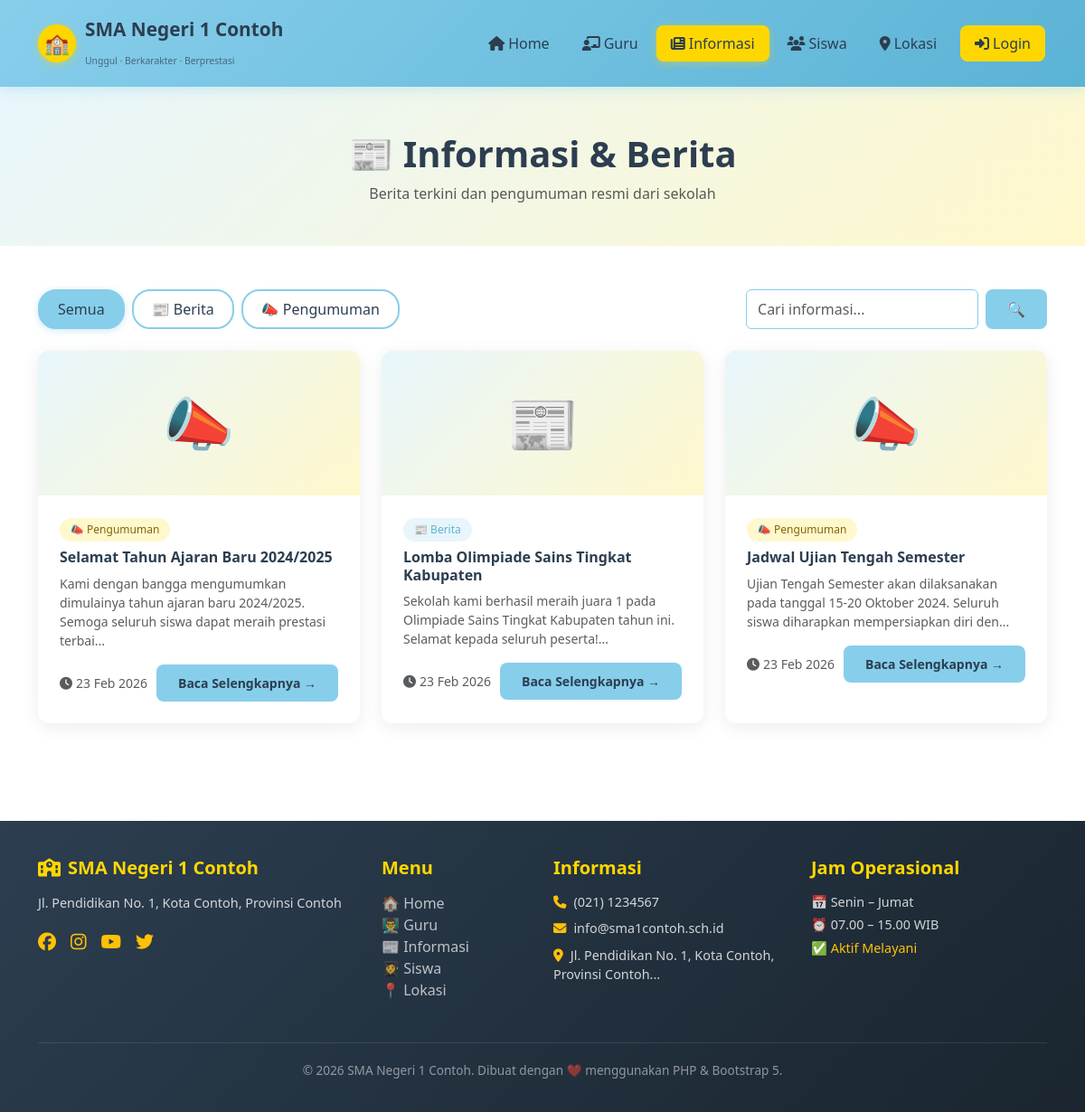
The app's page /informasi.php with its own data.
### tables this page shows
CREATE TABLE IF NOT EXISTS pengaturan (
    id INT AUTO_INCREMENT PRIMARY KEY,
    kunci VARCHAR(50) NOT NULL UNIQUE,
    nilai TEXT,
    keterangan VARCHAR(200)
);

CREATE TABLE IF NOT EXISTS informasi (
    id INT AUTO_INCREMENT PRIMARY KEY,
    judul VARCHAR(200) NOT NULL,
    konten TEXT NOT NULL,
    kategori ENUM('berita', 'pengumuman') NOT NULL DEFAULT 'berita',
    gambar VARCHAR(255) DEFAULT NULL,
    penulis VARCHAR(100) DEFAULT NULL,
    status ENUM('aktif', 'nonaktif') NOT NULL DEFAULT 'aktif',
    created_at TIMESTAMP DEFAULT CURRENT_TIMESTAMP,
    updated_at TIMESTAMP DEFAULT CURRENT_TIMESTAMP ON UPDATE CURRENT_TIMESTAMP
);

### koneksi.php (called while the page is built, shortened)
<?php
function escape($koneksi, $data) {
    return mysqli_real_escape_string($koneksi, trim($data));
}
function getSetting($koneksi, $kunci) {
    $kunci = escape($koneksi, $kunci);
    $result = mysqli_query($koneksi, "SELECT nilai FROM pengaturan WHERE kunci='$kunci'");
    if ($row = mysqli_fetch_assoc($result)) {
        return $row['nilai'];
    }
    return '';
}

### informasi.php (the view, shortened to what this page needs)
<?php
$halaman_aktif = 'informasi';
require_once 'includes/header.php';
$filter = isset($_GET['kategori']) ? escape($koneksi, $_GET['kategori']) : '';
$search = isset($_GET['search']) ? escape($koneksi, $_GET['search']) : '';
$where = "WHERE status='aktif'";
$result_info = mysqli_query($koneksi, "SELECT * FROM informasi $where ORDER BY created_at DESC");
?>
<div style="background: linear-gradient(135deg, var(--biru-light), var(--kuning-light)); padding: 50px 0 30px;">
    <div class="container text-center">
        <h1 class="fw-bold mb-2">📰 Informasi & Berita</h1>
        <p class="text-muted">Berita terkini dan pengumuman resmi dari sekolah</p>
    </div>
</div>
<section class="py-5">
    <div class="container">
        <?php if (isset($detail)): ?>
        <div class="row justify-content-center">
            <div class="col-lg-8">
                <a href="informasi.php" class="btn btn-sm btn-biru mb-4">← Kembali</a>
                <div class="tabel-wrapper p-4">
                    <span class="badge-kategori badge-<?= $detail['kategori'] ?> mb-3 d-inline-block">
                        <?= $detail['kategori'] === 'berita' ? '📰 Berita' : '📣 Pengumuman' ?>
                    </span>
                    <h2 class="fw-bold mb-3"><?= htmlspecialchars($detail['judul']) ?></h2>
                    <div class="d-flex gap-3 text-muted small mb-4 pb-3" style="border-bottom:1px solid #eee;">
                        <span><i class="fas fa-user me-1"></i><?= htmlspecialchars($detail['penulis']) ?></span>
                        <span><i class="fas fa-calendar me-1"></i><?= date('d F Y', strtotime($detail['created_at'])) ?></span>
                    </div>
                    <?php if ($detail['gambar'] && file_exists(UPLOAD_PATH . $detail['gambar'])): ?>
                    <img src="<?= UPLOAD_URL . htmlspecialchars($detail['gambar']) ?>" class="img-fluid rounded-3 mb-4 w-100" style="max-height:400px;object-fit:cover;" alt="">
                    <?php endif; ?>
                    <div style="line-height:1.9; color:var(--teks-gelap);"><?= nl2br(htmlspecialchars($detail['konten'])) ?></div>
                </div>
            </div>
        </div>
        <?php else: ?>
        <div class="d-flex flex-wrap justify-content-between align-items-center mb-4 gap-3">
            <div class="d-flex gap-2 flex-wrap">
                <a href="informasi.php" class="kelas-btn <?= !$filter ? 'active' : '' ?>">Semua</a>
                <a href="?kategori=berita" class="kelas-btn <?= $filter==='berita' ? 'active' : '' ?>">📰 Berita</a>
                <a href="?kategori=pengumuman" class="kelas-btn <?= $filter==='pengumuman' ? 'active' : '' ?>">📣 Pengumuman</a>
            </div>
            <form method="GET" class="d-flex gap-2">
                <input type="text" name="search" class="form-control" placeholder="Cari informasi..." value="<?= htmlspecialchars($search) ?>" style="border-color:var(--biru-muda);">
                <button type="submit" class="btn-biru btn">🔍</button>
            </form>
        </div>
        <div class="row g-4">
            <?php $count = 0; while ($info = mysqli_fetch_assoc($result_info)): $count++; ?>
            <div class="col-lg-4 col-md-6">
                <div class="info-card">
                    <?php if ($info['gambar'] && file_exists(UPLOAD_PATH . $info['gambar'])): ?>
                    <img src="<?= UPLOAD_URL . htmlspecialchars($info['gambar']) ?>" class="w-100" style="height:180px;object-fit:cover;" alt="">
                    <?php else: ?>
                    <div style="height:160px; background: linear-gradient(135deg, var(--biru-light), var(--kuning-light)); display:flex; align-items:center; justify-content:center; font-size:4rem;">
                        <?= $info['kategori'] === 'berita' ? '📰' : '📣' ?>
                    </div>
                    <?php endif; ?>
                    <div class="p-4">
                        <span class="badge-kategori badge-<?= $info['kategori'] ?> mb-2 d-inline-block">
                            <?= $info['kategori'] === 'berita' ? '📰 Berita' : '📣 Pengumuman' ?>
                        </span>
                        <h5 class="card-title"><?= htmlspecialchars($info['judul']) ?></h5>
                        <p class="text-muted small mb-3"><?= htmlspecialchars(substr($info['konten'], 0, 120)) ?>...</p>
                        <div class="d-flex justify-content-between align-items-center">
                            <small class="text-muted"><i class="fas fa-clock me-1"></i><?= date('d M Y', strtotime($info['created_at'])) ?></small>
                            <a href="?id=<?= $info['id'] ?>" class="btn btn-sm btn-biru">Baca Selengkapnya →</a>
                        </div>
                    </div>
                </div>
            </div>
            <?php endwhile; ?>
        </div>
        <?php endif; ?>
    </div>
</section>
<?php require_once 'includes/footer.php'; ?>

### includes/header.php (shortened to what this page needs)
<?php
require_once __DIR__ . '/../koneksi.php';
$nama_sekolah = getSetting($koneksi, 'nama_sekolah');
$halaman_aktif = $halaman_aktif ?? '';
?>
<!DOCTYPE html>
<html lang="id">
<head>
    <link rel="stylesheet" href="https://cdn.jsdelivr.net/npm/bootstrap@5.3.2/dist/css/bootstrap.min.css">
    <link rel="stylesheet" href="https://cdnjs.cloudflare.com/ajax/libs/font-awesome/6.5.0/css/all.min.css">
    <link rel="stylesheet" href="<?= BASE_URL ?>assets/css/style.css">
</head>
<body>
<nav class="navbar navbar-sekolah navbar-expand-lg sticky-top">
    <div class="container">
        <a class="navbar-brand" href="<?= BASE_URL ?>index.php">
            <div class="logo-icon">🏫</div>
            <div>
                <div><?= htmlspecialchars($nama_sekolah) ?></div>
                <small style="font-size:0.65rem;font-weight:400;color:rgba(44,62,80,0.7);">Unggul · Berkarakter · Berprestasi</small>
            </div>
        </a>
        <div class="collapse navbar-collapse" id="navMenu">
            <ul class="navbar-nav ms-auto">
                <li class="nav-item"><a class="nav-link <?= $halaman_aktif==='home'?'active':'' ?>" href="<?= BASE_URL ?>index.php"><i class="fas fa-home me-1"></i>Home</a></li>
                <li class="nav-item"><a class="nav-link <?= $halaman_aktif==='guru'?'active':'' ?>" href="<?= BASE_URL ?>guru.php"><i class="fas fa-chalkboard-teacher me-1"></i>Guru</a></li>
                <li class="nav-item"><a class="nav-link <?= $halaman_aktif==='informasi'?'active':'' ?>" href="<?= BASE_URL ?>informasi.php"><i class="fas fa-newspaper me-1"></i>Informasi</a></li>
                <li class="nav-item"><a class="nav-link <?= $halaman_aktif==='siswa'?'active':'' ?>" href="<?= BASE_URL ?>siswa.php"><i class="fas fa-users me-1"></i>Siswa</a></li>
                <li class="nav-item"><a class="nav-link <?= $halaman_aktif==='lokasi'?'active':'' ?>" href="<?= BASE_URL ?>lokasi.php"><i class="fas fa-map-marker-alt me-1"></i>Lokasi</a></li>
                <?php if (isset($_SESSION['user_id'])): ?>
                <li class="nav-item"><a class="nav-link" href="<?= BASE_URL ?>admin/dashboard.php"><i class="fas fa-cog me-1"></i>Admin</a></li>
                <?php else: ?>
                <li class="nav-item"><a class="nav-link btn-kuning ms-2 px-3" href="<?= BASE_URL ?>login.php"><i class="fas fa-sign-in-alt me-1"></i>Login</a></li>
                <?php endif; ?>
            </ul>
        </div>
    </div>
</nav>

### includes/footer.php (shortened to what this page needs)
<?php
$nama_sekolah = getSetting($koneksi, 'nama_sekolah');
$alamat = getSetting($koneksi, 'alamat');
$telp = getSetting($koneksi, 'telp');
$email_sk = getSetting($koneksi, 'email');
?>
<footer class="footer">
    <div class="container">
        <div class="row g-4">
            <div class="col-lg-4">
                <h5><i class="fas fa-school me-2"></i><?= htmlspecialchars($nama_sekolah) ?></h5>
                <p style="font-size:0.9rem;line-height:1.7;"><?= htmlspecialchars($alamat) ?></p>
                <div class="d-flex gap-3 mt-3">
                    <a href="#" class="text-warning fs-5"><i class="fab fa-facebook"></i></a>
                    <a href="#" class="text-warning fs-5"><i class="fab fa-instagram"></i></a>
                    <a href="#" class="text-warning fs-5"><i class="fab fa-youtube"></i></a>
                    <a href="#" class="text-warning fs-5"><i class="fab fa-twitter"></i></a>
                </div>
            </div>
            <div class="col-lg-2 col-sm-6">
                <h5>Menu</h5>
                <ul class="list-unstyled">
                    <li><a href="<?= BASE_URL ?>index.php">🏠 Home</a></li>
                    <li><a href="<?= BASE_URL ?>guru.php">👨‍🏫 Guru</a></li>
                    <li><a href="<?= BASE_URL ?>informasi.php">📰 Informasi</a></li>
                    <li><a href="<?= BASE_URL ?>siswa.php">👩‍🎓 Siswa</a></li>
                    <li><a href="<?= BASE_URL ?>lokasi.php">📍 Lokasi</a></li>
                </ul>
            </div>
            <div class="col-lg-3 col-sm-6">
                <h5>Informasi</h5>
                <ul class="list-unstyled" style="font-size:0.9rem;">
                    <li class="mb-2"><i class="fas fa-phone text-warning me-2"></i><?= htmlspecialchars($telp) ?></li>
                    <li class="mb-2"><i class="fas fa-envelope text-warning me-2"></i><?= htmlspecialchars($email_sk) ?></li>
                    <li class="mb-2"><i class="fas fa-map-marker-alt text-warning me-2"></i><?= htmlspecialchars(substr($alamat,0,60)) ?>...</li>
                </ul>
            </div>
            <div class="col-lg-3">
                <h5>Jam Operasional</h5>
                <ul class="list-unstyled" style="font-size:0.9rem;">
                    <li class="mb-1">📅 Senin – Jumat</li>
                    <li class="mb-1">⏰ 07.00 – 15.00 WIB</li>
                    <li class="mb-1 text-warning">✅ Aktif Melayani</li>
                </ul>
            </div>
        </div>
        <div class="footer-bottom">
            <p>© <?= date('Y') ?> <?= htmlspecialchars($nama_sekolah) ?>. Dibuat dengan ❤️ menggunakan PHP & Bootstrap 5.</p>
        </div>
    </div>
</footer>
</body>
</html>

### assets/css/style.css (style rules this page uses)
:root { --kuning: #FFD700; --kuning-dark: #e6c200; --kuning-light: #fff8cc; --biru-muda: #87CEEB; --biru-dark: #5bb3d5; --biru-light: #e8f6fc; --putih: #FFFFFF; --abu: #f8f9fa; --teks-gelap: #2c3e50; --teks-abu: #6c757d; --shadow: 0 4px 20px rgba(0,0,0,0.08); --shadow-hover: 0 8px 30px rgba(0,0,0,0.15); --radius: 12px; --radius-sm: 8px; --transition: all 0.3s ease; }
* { box-sizing: border-box; }
body { font-family: 'Segoe UI', Tahoma, Geneva, Verdana, sans-serif; color: var(--teks-gelap); background: var(--putih); }
a { text-decoration: none; transition: var(--transition); }
.navbar-sekolah { background: linear-gradient(135deg, var(--biru-muda) 0%, var(--biru-dark) 100%); box-shadow: 0 2px 15px rgba(135,206,235,0.4); padding: 12px 0; }
.navbar-sekolah .navbar-brand { font-weight: 700; font-size: 1.3rem; color: var(--teks-gelap) !important; display: flex; align-items: center; gap: 10px; }
.navbar-sekolah .navbar-brand .logo-icon { width: 42px; height: 42px; background: var(--kuning); border-radius: 50%; display: flex; align-items: center; justify-content: center; font-size: 1.4rem; box-shadow: 0 2px 8px rgba(255,215,0,0.5); }
.navbar-sekolah .nav-link { color: var(--teks-gelap) !important; font-weight: 500; padding: 8px 16px !important; border-radius: var(--radius-sm); margin: 0 2px; transition: var(--transition); }
.navbar-sekolah .nav-link:hover, .navbar-sekolah .nav-link.active { background: var(--kuning); color: var(--teks-gelap) !important; box-shadow: 0 2px 8px rgba(255,215,0,0.4); }
.info-card { background: var(--putih); border-radius: var(--radius); overflow: hidden; box-shadow: var(--shadow); transition: var(--transition); height: 100%; }
.info-card .badge-kategori { font-size: 0.75rem; padding: 4px 12px; border-radius: 20px; }
.badge-berita { background: var(--biru-light); color: var(--biru-dark); }
.badge-pengumuman { background: var(--kuning-light); color: #856404; }
.info-card .card-title { font-size: 1rem; font-weight: 700; color: var(--teks-gelap); margin-bottom: 8px; }
.kelas-btn { padding: 8px 20px; border-radius: 20px; border: 2px solid var(--biru-muda); background: var(--putih); color: var(--teks-gelap); font-weight: 500; cursor: pointer; transition: var(--transition); }
.kelas-btn:hover, .kelas-btn.active { background: var(--biru-muda); color: var(--teks-gelap); border-color: var(--biru-muda); box-shadow: 0 2px 8px rgba(135,206,235,0.4); }
.btn-kuning { background: var(--kuning); color: var(--teks-gelap); border: none; font-weight: 600; padding: 10px 24px; border-radius: var(--radius-sm); transition: var(--transition); }
.btn-biru { background: var(--biru-muda); color: var(--teks-gelap); border: none; font-weight: 600; padding: 10px 24px; border-radius: var(--radius-sm); transition: var(--transition); }
.footer { background: linear-gradient(135deg, var(--teks-gelap), #1a252f); color: rgba(255,255,255,0.8); padding: 40px 0 20px; margin-top: 60px; }
.footer h5 { color: var(--kuning); font-weight: 700; margin-bottom: 15px; }
.footer a { color: rgba(255,255,255,0.7); }
.footer-bottom { border-top: 1px solid rgba(255,255,255,0.1); padding-top: 20px; margin-top: 30px; text-align: center; font-size: 0.85rem; color: rgba(255,255,255,0.5); }

### records on screen
pengaturan: nilai "SMA Negeri 1 Contoh"
informasi: kategori "📣 Pengumuman", judul "Selamat Tahun Ajaran Baru 2024/2025", konten "Kami dengan bangga mengumumkan dimulainya tahun ajaran baru 2024/2025. Semoga seluruh siswa dapat meraih prestasi terbai", created_at "23 Feb 2026"
informasi: kategori "📰 Berita", judul "Lomba Olimpiade Sains Tingkat Kabupaten", konten "Sekolah kami berhasil meraih juara 1 pada Olimpiade Sains Tingkat Kabupaten tahun ini. Selamat kepada seluruh peserta!", created_at "23 Feb 2026"
informasi: kategori "📣 Pengumuman", judul "Jadwal Ujian Tengah Semester", konten "Ujian Tengah Semester akan dilaksanakan pada tanggal 15-20 Oktober 2024. Seluruh siswa diharapkan mempersiapkan diri den", created_at "23 Feb 2026"
pengaturan: nilai "Jl. Pendidikan No. 1, Kota Contoh, Provinsi Contoh"
pengaturan: nilai "(021) 1234567"
pengaturan: nilai "info@sma1contoh.sch.id"
